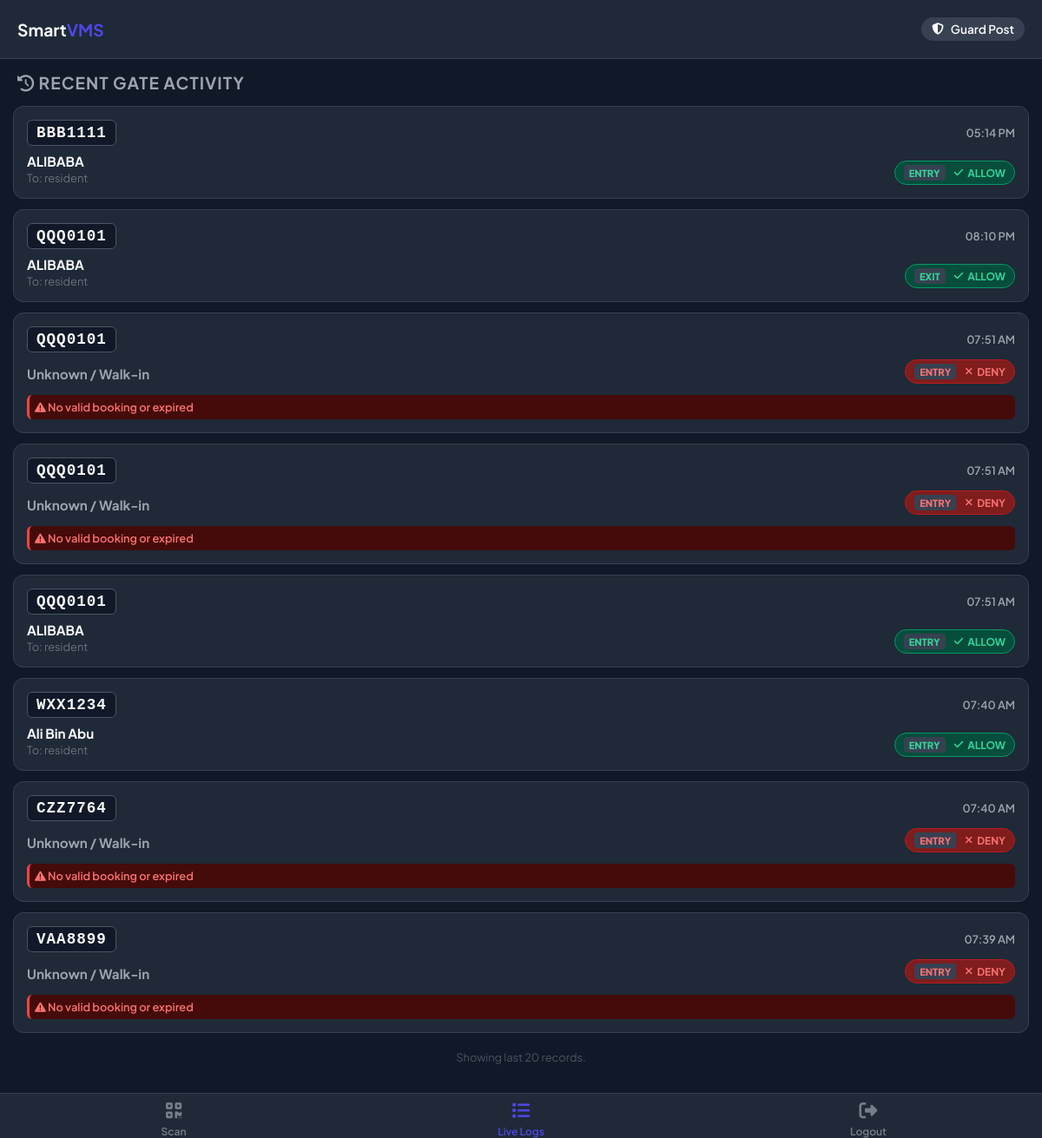
The app's page /public/guard_logs.php (signed in) with its own data.
### tables this page shows
CREATE TABLE `gate_logs` (
  `id` int(11) NOT NULL,
  `booking_id` int(11) DEFAULT NULL,
  `plate_no` varchar(20) NOT NULL,
  `gate_action` enum('ENTRY','EXIT') NOT NULL,
  `decision` enum('ALLOW','DENY') NOT NULL,
  `reason` varchar(255) DEFAULT NULL,
  `ocr_confidence` decimal(4,2) DEFAULT NULL,
  `guard_id` int(11) DEFAULT NULL,
  `action_time` datetime DEFAULT current_timestamp()
);

CREATE TABLE `bookings` (
  `id` int(11) NOT NULL,
  `plate_no` varchar(20) NOT NULL,
  `visitor_name` varchar(120) DEFAULT NULL,
  `resident_id` int(11) DEFAULT NULL,
  `slot_id` int(11) DEFAULT NULL,
  `start_time` datetime NOT NULL,
  `end_time` datetime NOT NULL,
  `status` enum('pending','approved','allocated','checked_in','checked_out','closed','expired') DEFAULT 'pending',
  `qr_token` varchar(255) DEFAULT NULL,
  `created_at` datetime DEFAULT current_timestamp()
);

CREATE TABLE `users` (
  `id` int(11) NOT NULL,
  `email` varchar(120) NOT NULL,
  `password_hash` varchar(255) NOT NULL,
  `role` enum('visitor','resident','guard','admin','superadmin') NOT NULL,
  `status` enum('active','inactive','watchlist','blacklisted') DEFAULT 'active',
  `phone` varchar(20) DEFAULT NULL,
  `created_at` datetime DEFAULT current_timestamp()
);

### core/config.php (called while the page is built, shortened)
<?php
function e($string) {
    return htmlspecialchars($string ?? '', ENT_QUOTES, 'UTF-8');
}
?>

### public/guard_logs.php (the view, shortened to what this page needs)
<?php
$pdo = db();
$stmt = $pdo->query("
    SELECT g.*, b.visitor_name, u.email as resident_email
    FROM gate_logs g
    LEFT JOIN bookings b ON g.booking_id = b.id
    LEFT JOIN users u ON b.resident_id = u.id
    ORDER BY g.action_time DESC LIMIT 20
");
$logs = $stmt->fetchAll();
?>
<!DOCTYPE html>
<html lang="en">
<head>
    <link rel="stylesheet" href="https://cdnjs.cloudflare.com/ajax/libs/font-awesome/6.4.0/css/all.min.css">
</head>
<body>
    <div class="header">
        <div class="logo">Smart<span>VMS</span></div>
        <div class="user-badge"><i class="fas fa-shield-alt"></i> Guard Post</div>
    </div>
    <div class="main-content">
        <h2 class="page-title"><i class="fas fa-history"></i> Recent Gate Activity</h2>
        <?php if(empty($logs)): ?>
            <div style="text-align: center; padding: 50px 20px; color: #6b7280;">
                <i class="fas fa-clipboard-list" style="font-size: 3rem; margin-bottom: 15px; opacity: 0.5;"></i>
                <p>No activity recorded yet.</p>
            </div>
        <?php else: ?>
            <?php foreach($logs as $log): ?>
                <div class="log-item">
                    <div class="log-header">
                        <div class="plate-box"><?= e($log['plate_no']) ?></div>
                        <div class="time-text"><?= date('h:i A', strtotime($log['action_time'])) ?></div>
                    </div>
                    <div class="log-body">
                        <div class="info-col">
                            <?php if($log['visitor_name']): ?>
                                <div class="v-name"><?= e($log['visitor_name']) ?></div>
                                <div class="r-unit">To: <?= explode('@', $log['resident_email'])[0] ?></div>
                            <?php else: ?>
                                <div class="v-name" style="color:#9ca3af;">Unknown / Walk-in</div>
                            <?php endif; ?>
                        </div>
                        <div>
                            <?php if($log['decision'] === 'ALLOW'): ?>
                                <span class="status-badge st-allow">
                                    <span class="action-tag"><?= e($log['gate_action']) ?></span> <i class="fas fa-check"></i> ALLOW
                                </span>
                            <?php else: ?>
                                <span class="status-badge st-deny">
                                    <span class="action-tag"><?= e($log['gate_action']) ?></span> <i class="fas fa-times"></i> DENY
                                </span>
                            <?php endif; ?>
                        </div>
                    </div>
                    <?php if($log['decision'] === 'DENY'): ?>
                        <div class="deny-reason"><i class="fas fa-exclamation-triangle"></i> <?= e($log['reason']) ?></div>
                    <?php endif; ?>
                </div>
            <?php endforeach; ?>
        <?php endif; ?>
        <div style="text-align: center; margin-top: 20px; font-size: 0.8rem; color: #4b5563;">
            Showing last 20 records.
        </div>
    </div>
    <div class="bottom-nav">
        <a href="guard_scan.php" class="nav-link nav-item"><i class="fas fa-qrcode"></i><span>Scan</span></a>
        <a href="guard_logs.php" class="nav-link nav-item active"><i class="fas fa-list"></i><span>Live Logs</span></a>
        <a href="../core/logout.php" class="nav-link nav-item"><i class="fas fa-sign-out-alt"></i><span>Logout</span></a>
    </div>
</body>
</html>

### public/guard_logs.php (style rules this page uses)
:root { --primary: #4f46e5; --bg: #111827; --surface: #1f2937; --text: #f9fafb; --success: #10b981; --danger: #ef4444; }
* { margin: 0; padding: 0; box-sizing: border-box; font-family: 'Plus Jakarta Sans', sans-serif; }
body { background: var(--bg); color: var(--text); display: flex; flex-direction: column; min-height: 100vh; padding-bottom: 70px; }
.header { padding: 20px; display: flex; justify-content: space-between; align-items: center; background: var(--surface); border-bottom: 1px solid #374151; position: sticky; top: 0; z-index: 10; }
.logo { font-size: 1.2rem; font-weight: 700; }
.logo span { color: var(--primary); }
.user-badge { background: #374151; padding: 5px 12px; border-radius: 20px; font-size: 0.85rem; font-weight: 600; display: flex; align-items: center; gap: 8px; }
.main-content { flex: 1; padding: 15px; }
.page-title { font-size: 1.2rem; margin-bottom: 15px; text-align: left; padding-left: 5px; color: #9ca3af; text-transform: uppercase; letter-spacing: 1px; }
.log-item { background: var(--surface); border-radius: 12px; padding: 15px; margin-bottom: 12px; border: 1px solid #374151; display: flex; flex-direction: column; gap: 8px; }
.log-header { display: flex; justify-content: space-between; align-items: center; }
.plate-box { background: #111827; border: 1px solid #4b5563; padding: 4px 10px; border-radius: 6px; font-family: monospace; font-weight: 800; font-size: 1.1rem; color: #f9fafb; letter-spacing: 1px; }
.time-text { font-size: 0.8rem; color: #9ca3af; font-weight: 600; }
.log-body { display: flex; justify-content: space-between; align-items: flex-end; }
.info-col { flex: 1; }
.v-name { font-weight: 700; font-size: 0.95rem; margin-bottom: 2px; }
.r-unit { font-size: 0.8rem; color: #6b7280; }
.status-badge { padding: 4px 10px; border-radius: 20px; font-size: 0.75rem; font-weight: 700; display: flex; align-items: center; gap: 5px; }
.st-allow { background: #064e3b; color: #34d399; border: 1px solid #059669; }
.st-deny { background: #7f1d1d; color: #f87171; border: 1px solid #b91c1c; }
.action-tag { font-size: 0.7rem; font-weight: 800; background: #374151; padding: 2px 6px; border-radius: 4px; margin-right: 5px; }
.deny-reason { font-size: 0.8rem; color: #f87171; margin-top: 5px; font-weight: 600; background: #450a0a; padding: 6px; border-radius: 6px; border-left: 3px solid #ef4444; }
.bottom-nav { background: var(--surface); display: flex; padding: 10px 0; border-top: 1px solid #374151; position: fixed; bottom: 0; width: 100%; padding-bottom: env(safe-area-inset-bottom); z-index: 10; }
.nav-item { flex: 1; display: flex; flex-direction: column; align-items: center; color: #9ca3af; text-decoration: none; font-size: 0.75rem; font-weight: 600; gap: 5px; opacity: 0.7; }
.nav-item.active { color: var(--primary); opacity: 1; }
.nav-item i { font-size: 1.3rem; }

### records on screen
gate_logs: plate_no "BBB1111", action_time "05:14 PM", booking.visitor_name "ALIBABA", users.email "resident", gate_action "ENTRY"
gate_logs: plate_no "QQQ0101", action_time "08:10 PM", booking.visitor_name "ALIBABA", users.email "resident", gate_action "EXIT"
gate_logs: plate_no "QQQ0101", action_time "07:51 AM", shows "Unknown / Walk-in", gate_action "ENTRY", reason "No valid booking or expired"
gate_logs: plate_no "QQQ0101", action_time "07:51 AM", shows "Unknown / Walk-in", gate_action "ENTRY", reason "No valid booking or expired"
gate_logs: plate_no "QQQ0101", action_time "07:51 AM", booking.visitor_name "ALIBABA", users.email "resident", gate_action "ENTRY"
gate_logs: plate_no "WXX1234", action_time "07:40 AM", booking.visitor_name "Ali Bin Abu", users.email "resident", gate_action "ENTRY"
gate_logs: plate_no "CZZ7764", action_time "07:40 AM", shows "Unknown / Walk-in", gate_action "ENTRY", reason "No valid booking or expired"
gate_logs: plate_no "VAA8899", action_time "07:39 AM", shows "Unknown / Walk-in", gate_action "ENTRY", reason "No valid booking or expired"
